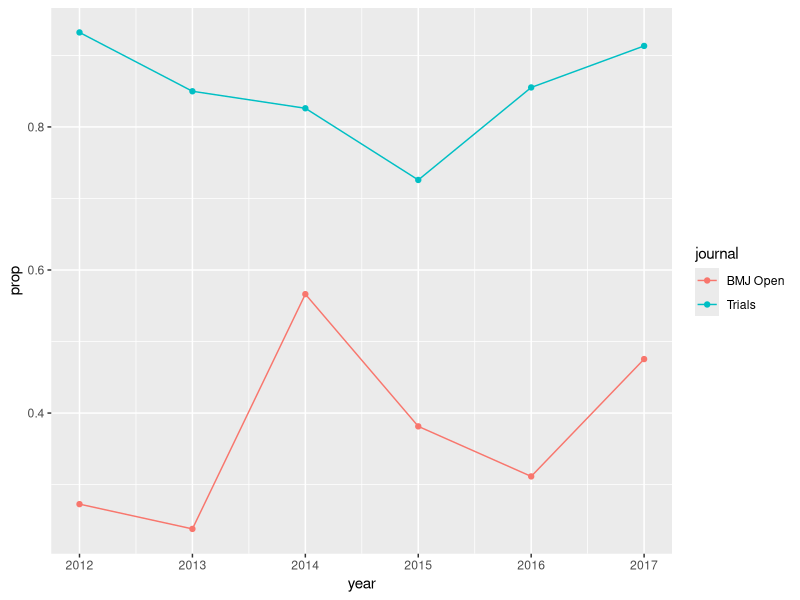

Write R code to recreate this figure.
## ---- chunk 1

library(tidyr)
library(ggplot2)
## ---- chunk 2
data <- data.frame(year = c(2017, 2016, 2015, 2014, 2013, 2012, 2017, 2016, 2015, 2014, 2013, 2012),
                   journal = c(rep("BMJ Open", 6), rep("Trials", 6)),
                   total = c(204, 183, 97, 83, 42, 22, 461, 442, 456, 391, 333, 162),
                   reg = c(97, 57, 37, 47, 10, 6, 421, 378, 331, 323, 283, 151)
)

data$prop = data$reg / data$total
## ---- chunk 3
ggplot(data, aes(x = year, y = prop)) +
  geom_point(aes(color = journal)) +
  geom_line(aes(color = journal))
